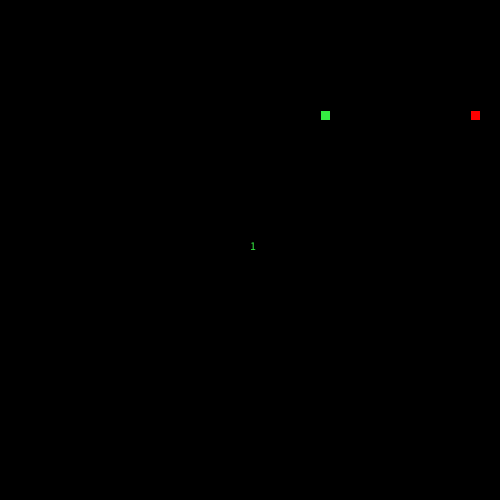
Frame 1 (no input)
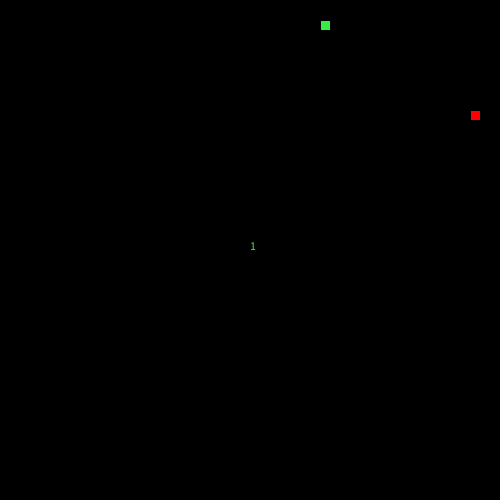
Frame 60 (the mouse pressed at the canvas centre just before this capture)
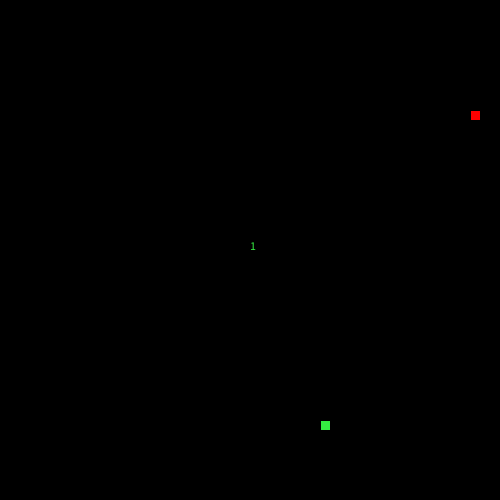
Frame 120 (the mouse held since frame 60 and released just before this capture)

The Processing sketch that drew these frames (run headless with seeded random() and noise(); from frame 60 on, the mouse is pressed at the canvas centre):

// Processing sketch: LeagueSnake
// ── LeagueSnake.pde
//*
// ***** SEGMENT CLASS *****
// This class will be used to represent each part of the moving snake.
//*

class Segment {

//Add x and y member variables. They will hold the corner location of each segment of the snake.
int x;
int y;

// Add a constructor with parameters to initialize each variable.
Segment (int x, int y) {
this.x = x;
this.y = y;
}


}


//*
// ***** GAME VARIABLES *****
// All the game variables that will be shared by the game methods are here
//*
Segment head;
int foodX;
int foodY;
int direction = UP;
int eaten = 1;
ArrayList <Segment> array = new ArrayList <Segment> ();

//*
// ***** SETUP METHODS *****
// These methods are called at the start of the game.
//*

void setup() {
 
size (500,500);
head = new Segment((int) random(50)*10, (int) random(50)*10);
frameRate(20);
dropFood();
}

void dropFood() {
  //Set the food in a new random location
    foodX = ((int)random(50)*10);
    foodY = ((int)random(50)*10);
}



//*
// ***** DRAW METHODS *****
// These methods are used to draw the snake and its food 
//*

void draw() {
  background(#000000);
  drawFood();
  move();
  drawSnake();
  eat();
  text(""+eaten, 250,250);
}

void drawFood() {
  //Draw the food
  fill (255, 0, 0);
  rect (foodX, foodY, 10, 10);
}

void drawSnake() {
  //Draw the head of the snake followed by its tail
 fill ( #35ED42);
  rect(head.x,head.y,10,10);
  manageTail();
}


//*
// ***** TAIL MANAGEMENT METHODS *****
// These methods make sure the tail is the correct length.
//*

void drawTail() {
  //Draw each segment of the tail 
fill (#35ED42);
for (int i = 0; i< array.size(); i++) {
rect (array.get(i).x, array.get(i).y, 10, 10);}

}

void manageTail() {
  //After drawing the tail, add a new segment at the "start" of the tail and remove the one at the "end" 
  //This produces the illusion of the snake tail moving.
  checkTailCollision();
  drawTail();
  array.add(new Segment(head.x, head.y));
  array.remove(0);
}

void checkTailCollision() {
  //If the snake crosses its own tail, shrink the tail back to one segment
  for (int g = 0; g< array.size(); g++) {
if (array.get(g).x == head.x && array.get(g).y == head.y) {
eaten = 1;
array = new ArrayList<Segment>();
}
}

}



//*
// ***** CONTROL METHODS *****
// These methods are used to change what is happening to the snake
//*

void keyPressed() {
  //Set the direction of the snake according to the arrow keys pressed
  if (key == CODED) {
    if (keyCode == UP && direction != DOWN) {
    direction = UP;}
    else if (keyCode == DOWN && direction != UP) {
    direction = DOWN;}
    else if (keyCode == RIGHT && direction != LEFT) {
      direction = RIGHT;}
      else if (keyCode == LEFT && direction != RIGHT) {
      direction = LEFT;}
    }
  }


void move() {
  //Change the location of the Snake head based on the direction it is moving.
  
    
  switch(direction) {
  case UP:
  head.y = head.y-10;
    break;
  case DOWN:
   head.y = head.y+10;
    break;
  case LEFT:
   head.x = head.x-10;
    break;
  case RIGHT:
    head.x = head.x+10;
    break;
  }
  checkBoundaries();
}

void checkBoundaries() {
 //If the snake leaves the frame, make it reappear on the other side
 if (head.x <0) {
 head.x = 490;}
 else if (head.x >500) {
 head.x = 10;}
 else if (head.y < 0 ){
 head.y = 490;}
 else if (head.y >500) {
 head.y = 10;}
}



void eat() {
  //When the snake eats the food, its tail should grow and more food appear
if (foodX == head.x && foodY == head.y) {
eaten = eaten + 1;
dropFood();
array.add(new Segment(head.x, head.y));
}
}
